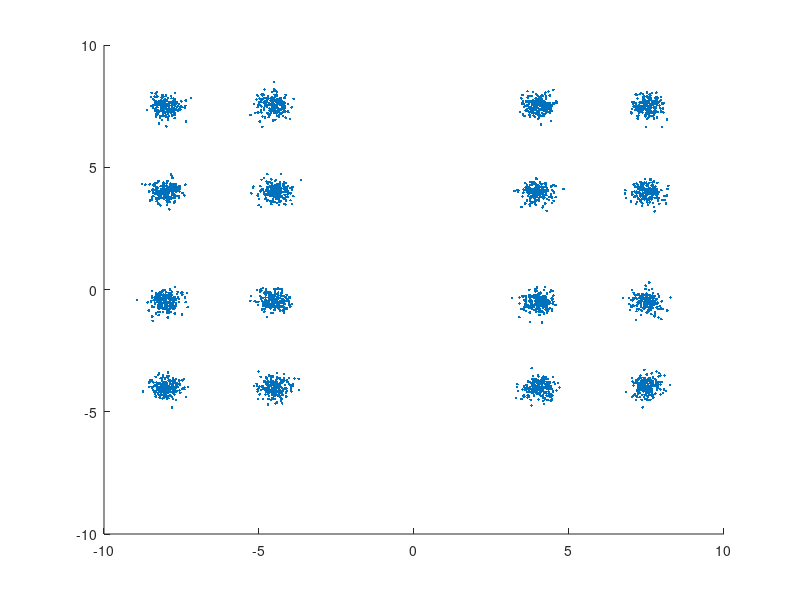

Reproduce this figure in MATLAB. (Note: this script raises an error after producing the figure.)
%% This code implements the actual DA algorithm where we increase the 
% number of clusters when the condition for phase transition is satisfied.

%% Constructing Data Set 1
C1 = [0 0]; C2 = [1 0]; C3 = [0.5 0.9]; 
C4 = [5 0]; C5 = [6 0]; C6 = [5.5 0.9]; 
C7 = [2.5 4.2]; C8 = [3.5 4.2]; C9 = [3 5];
rng('default');
Centers = [C1; C2; C3; C4; C5; C6; C7; C8; C9];
Np = 100;
count = 1;
X = zeros(size(Centers,1)*Np, 2);
for i = 1 : size(Centers,1)
    for j = 1 : Np
        x = normrnd(Centers(i,1),0.125);
        y = normrnd(Centers(i,2),0.125);
        X(count,:) = [x y];
        count = count + 1;
    end
end
%% Constructing Data Set 2
C1 = [0 0]; C2 = [2 0]; C3 = [1 2]; 
C4 = [4 0]; C5 = [6 0]; C6 = [5 2]; 
C7 = [2 3.8]; C8 = [4 3.8]; C9 = [3 5.5];
C10 = [3,2];
rng('default');
Centers = [C1; C2; C3; C4; C5; C6; C7; C8; C9; C10];
Np = 200;
count = 1;
X = zeros(size(Centers,1)*Np, 2);
for i = 1 : size(Centers,1)
    for j = 1 : Np
        x = normrnd(Centers(i,1),0.175);
        y = normrnd(Centers(i,2),0.175);
        X(count,:) = [x y];
        count = count + 1;
    end
end
X1 = X;
%% Constructing Data Set 3
C11 = [-8 -4]; C21 = [4 -4]; C31 = [4 4]; C41 = [-8 4];
C12 = C11 + [3.5 0]; C13 = C11 + [0 3.5]; C14 = C11 + [3.5 3.5];
C22 = C21 + [3.5 0]; C23 = C21 + [0 3.5]; C24 = C21 + [3.5 3.5];
C32 = C31 + [3.5 0]; C33 = C31 + [0 3.5]; C34 = C31 + [3.5 3.5];
C42 = C41 + [3.5 0]; C43 = C41 + [0 3.5]; C44 = C41 + [3.5 3.5];


rng('default');
Centers = [C11; C12; C13; C14; C21; C22; C23; C24;...
            C31; C32; C33; C34; C41; C42; C43; C44];
Np = 200;
count = 1;
X = zeros(size(Centers,1)*Np, 2);
C = zeros(size(Centers,1)*Np, 1);
for i = 1 : size(Centers,1)
    for j = 1 : Np
        x = normrnd(Centers(i,1),0.25);
        y = normrnd(Centers(i,2),0.25);
        X(count,:) = [x y];
        C(count) = i;
        count = count + 1;
    end
end

scatter(X(:,1),X(:,2),'.');
[M, N] = size(X);

%% Setting for DA parameters

K = 8; Tmin = 0.0005; alpha = 0.99; PERTURB = 0.0001; STOP = 1e-2;
T = 80; Px = (1/M)*ones(M,1); Y = repmat(Px'*X, [K,1]);
rho = Px;

T_P = zeros(K,K,M);
for j = 1 : K
    for k = 1 : K
        if j ~= k
            T_P(k,j,:) = 2/(K*K);
        end
    end
    T_P(j,j,:) = (K-2)/K;
end


% Preallocate 3D matrix: p_l_given_ji(l, j, i)
p_l_given_ji = zeros(K, K, M);

for j = 1:K
    for i = 1:M
        % Initialize unnormalized probabilities
        probs = zeros(1, K);
        for l = 1:K
            if l == j
                probs(l) = rand * 0.6 + 0.6;  % Strong preference for l == j
            else
                probs(l) = rand * 0.05;       % Small values for l ≠ j
            end
        end

        % Normalize to sum to 1
        probs = probs / sum(probs);

        % Store in matrix
        p_l_given_ji(:, j, i) = probs(:);
    end
end

T_P = p_l_given_ji;


v = VideoWriter('my_simulation_video_With_TP.mp4', 'MPEG-4');  % or 'Motion JPEG AVI'
v.FrameRate = 10;  % frames per second
open(v);
while T >= Tmin
    L_old = inf;
    disp(T);
    while 1
        [D,D_Act] = distortion(X,Y,M,N,K,T_P);
        num = exp(-D/T);
        den = repmat(sum(num,2),[1 K]);
        P = num./den;
        Py = P'*Px;

        for l = 1:K
            % numerator = zeros(1, N);
            % denominator = 0;
            % 
            % for i = 1:M
            %     for j = 1:K
            %         w = (1/M) * P(i,j) * T_P(l, j, i);
            %         numerator = numerator + w * X(i, :);
            %         denominator = denominator + w;
            %     end
            % end

            T_slice = squeeze(T_P(l, :, :))';   
            W = (1/M) * P .* T_slice;           
            row_weights = sum(W, 2);            
            numerator = row_weights' * X;
            denominator = sum(row_weights);

            Y(l, :) = numerator / denominator;
        end
        Y = Y + PERTURB*rand(size(Y));
        if isnan(Y)
            pp = 1;
        end
        L = -T*Px'*log(sum(exp(-D/T),2));
        if(norm(L-L_old) < STOP)
            break;
        end
        L_old = L;
    end
    T = T*alpha;
    scatter(X(:,1),X(:,2),'.'); hold on;
    scatter(Y(:,1),Y(:,2),'d','filled'); title(T); hold off;
    frame = getframe(gcf);       % gcf = current figure
    writeVideo(v, frame);  
end
close(v);
